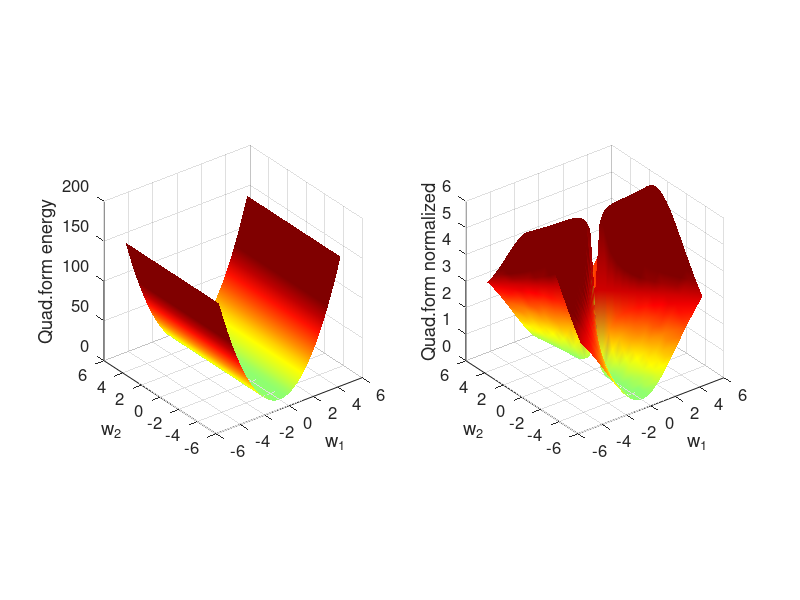

MATLAB code to generate this figure:
% Generate the quadratic form and normalized quadratic form for
A = [ 6 0; 0 0 ];
n=30;
wRange = linspace(-5,5,n);
qf = zeros(n);
qfN = zeros(n);

for i=1:n
    for j=1:n
        w = [ wRange(i) wRange(j) ]';
        qf(i,j) = w' * A * w;
        qfN(i,j) = (w' * A * w)/(w' * w);
    end
end

colormap jet

% show the surface
subplot(1,2,1)
surf(wRange,wRange,qf')
% make it look a bit nicer
shading interp, axis square
set(gca,'fontsize',12,'clim',[-1 1]*max(abs(qf(:)))*.6)
xlabel('w_1'), ylabel('w_2'), zlabel('Quad.form energy')
% show the surface
subplot(1,2,2)
surf(wRange,wRange,qfN')
% make it look a bit nicer
shading interp, axis square
set(gca,'fontsize',12,'clim',[-1 1]*max(abs(qfN(:)))*.6)
xlabel('w_1'), ylabel('w_2'), zlabel('Quad.form normalized')

rotate3d on